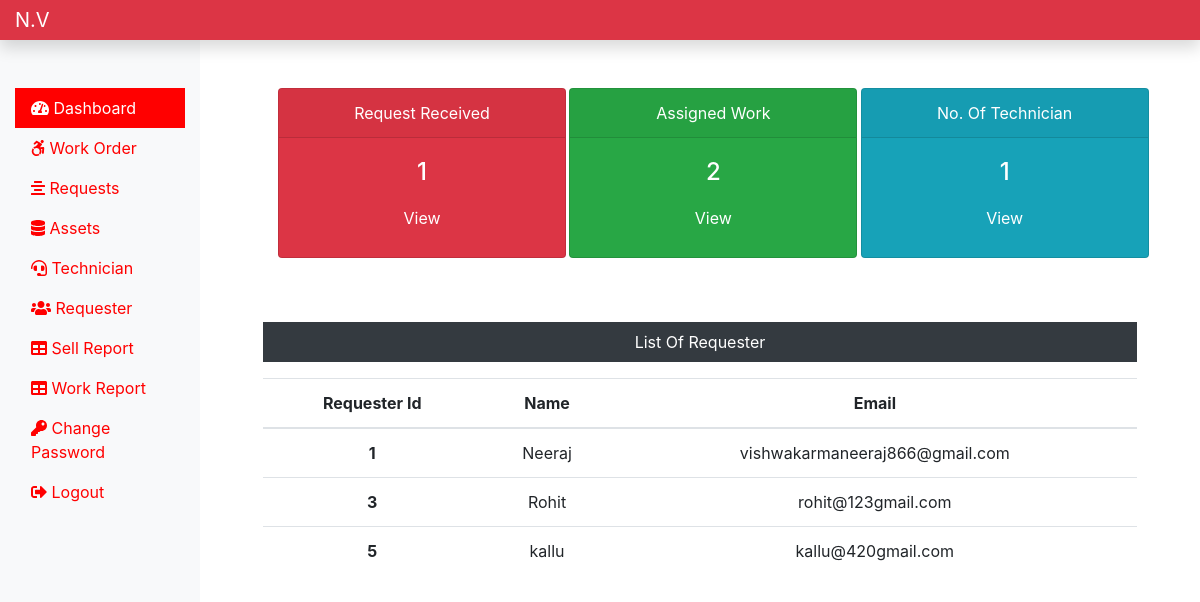
Page /admin/dashboard.php (signed in) on the earlier database version.
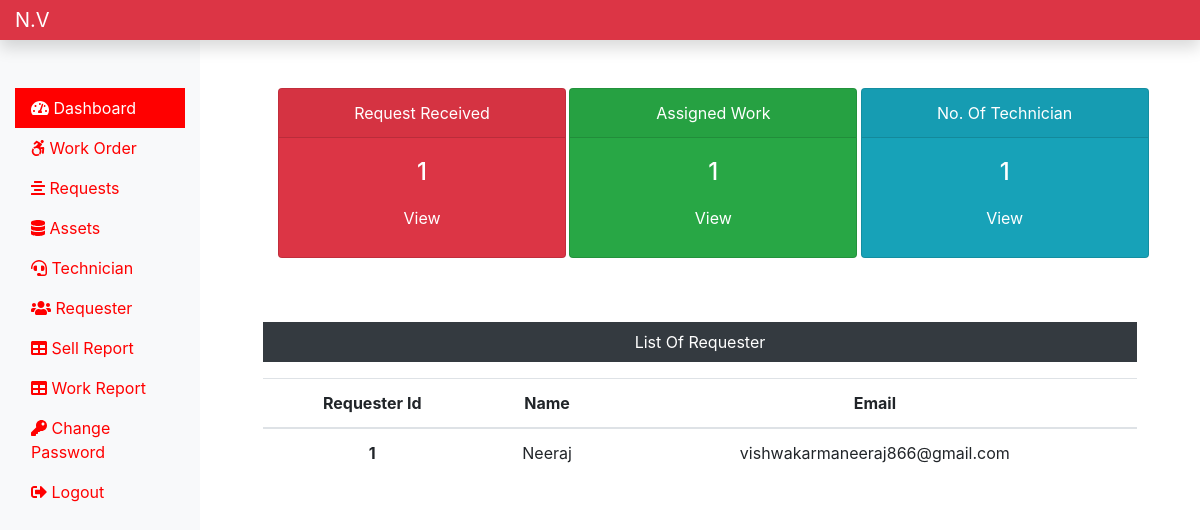
Same page on the later database version.
### tables this page shows
CREATE TABLE `requesterlogin_tb` (
  `r_login_id` int(11) NOT NULL,
  `r_name` varchar(60) NOT NULL,
  `r_email` varchar(60) NOT NULL,
  `r_password` varchar(60) NOT NULL
);

### admin/dashboard.php (the view, shortened to what this page needs)
<?php
    include "includes/header.php";
    include "../dbconnection.php";
    $sql = "SELECT MAX(requester_id) FROM submitrequest_tb";
    $result = $conn->query($sql);
    $row = $result->fetch_row();
    $submitRequest = $row[0];
    $sql = "SELECT MAX(rno) FROM assignwork_tb";
    $result = $conn->query($sql);
    $row = $result->fetch_row();
    $assignWork = $row[0];
    $sql = "SELECT MAX(empId) FROM technician_tb";
    $result = $conn->query($sql);
    $row = $result->fetch_row();
    $technician = $row[0];
?>
<div class="col-sm-9 col-md-10">
    <div class="row mx-5 text-center">
        <div class="col-sm-4 mt-5">
            <div class="card bg-danger text-white mb-3" style="width: 18rem;">
                <div class="card-header">Request Received</div>
                <div class="card-body">
                    <h4 class="card-title"><?php echo $submitRequest; ?></h4>
                    <a href="requester.php" class="btn text-white">View</a>
                </div>
            </div>
        </div>
        <div class="col-sm-4 mt-5">
            <div class="card bg-success text-white mb-3" style="width: 18rem;">
                <div class="card-header">Assigned Work</div>
                <div class="card-body">
                    <h4 class="card-title"><?php echo $assignWork; ?></h4>
                    <a href="work.php" class="btn text-white">View</a>
                </div>
            </div>
        </div>
        <div class="col-sm-4 mt-5">
            <div class="card bg-info text-white mb-3" style="width: 18rem;">
                <div class="card-header">No. Of Technician</div>
                <div class="card-body">
                    <h4 class="card-title"><?php echo $technician; ?></h4>
                    <a href="technique.php" class="btn text-white">View</a>
                </div>
            </div>
        </div>
    </div>
    <div class="mx-5 mt-5 text-center">
        <p class="bg-dark text-white py-2">List Of Requester</p>
        <?php
                        $sql = "SELECT * FROM requesterlogin_tb";
                        $result = $conn->query($sql);
                        if($result->num_rows > 0) {
                            echo '
                                <table class="table">
                                    <thead>
                                        <tr>
                                            <th scope="col">Requester Id</th>
                                            <th scope="col">Name</th>
                                            <th scope="col">Email</th>
                                        </tr>
                                    </thead>
                                    <tbody>';
                                        while($row = $result->fetch_assoc()) {
                                            echo "<tr>";
                                            echo    "<th scope='row'>".$row['r_login_id']."</th>";
                                            echo    "<td>".$row['r_name']."</td>";
                                            echo    "<td>".$row['r_email']."</td>";
                                            echo "</tr>";
                                        }
                        }
                        else {
                            echo "0 Result";
                        }
                    ?>
    </div>
</div>
<?php
    include "includes/footer.php";
?>

Differences in the rows shown:
removed requesterlogin_tb: r_login_id "3", r_name "Rohit", r_email "rohit@123gmail.com"
removed requesterlogin_tb: r_login_id "5", r_name "kallu", r_email "kallu@420gmail.com"
Other differences:
$assignWork: "2" → "1"
